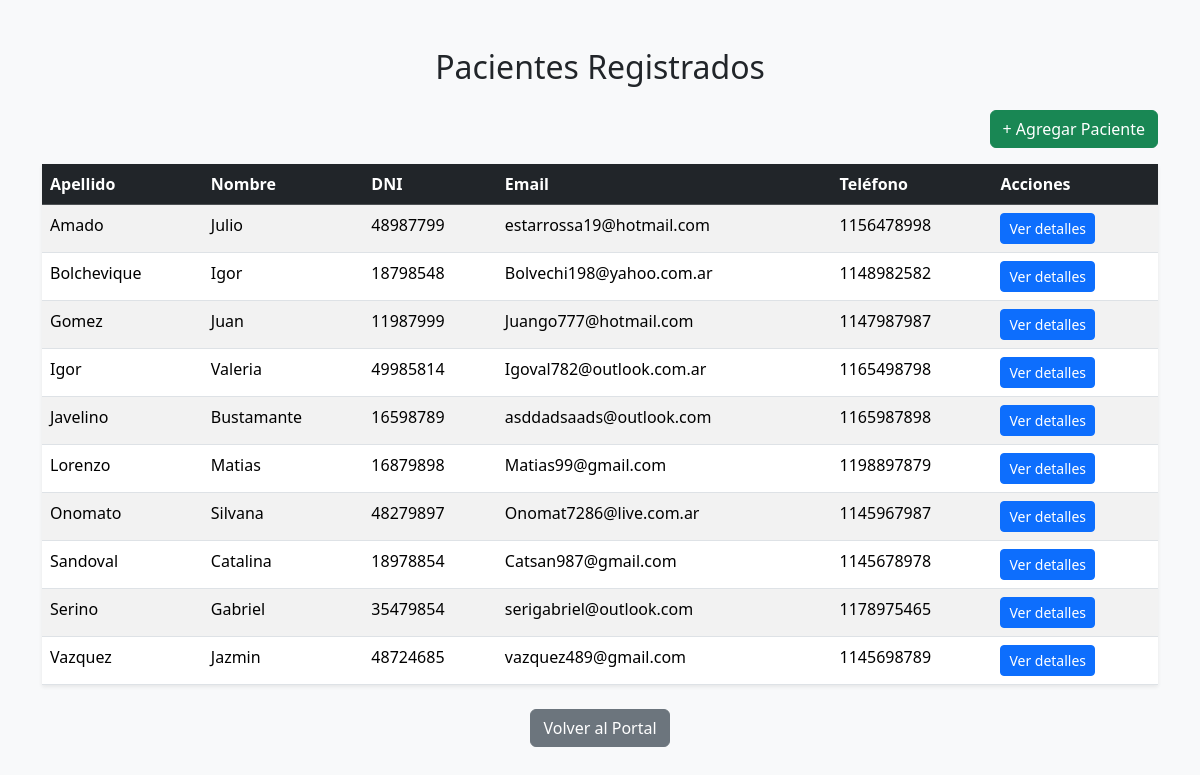
/pacientes/lista_pacientes/ (signed in), run on an earlier commit of the app's database.
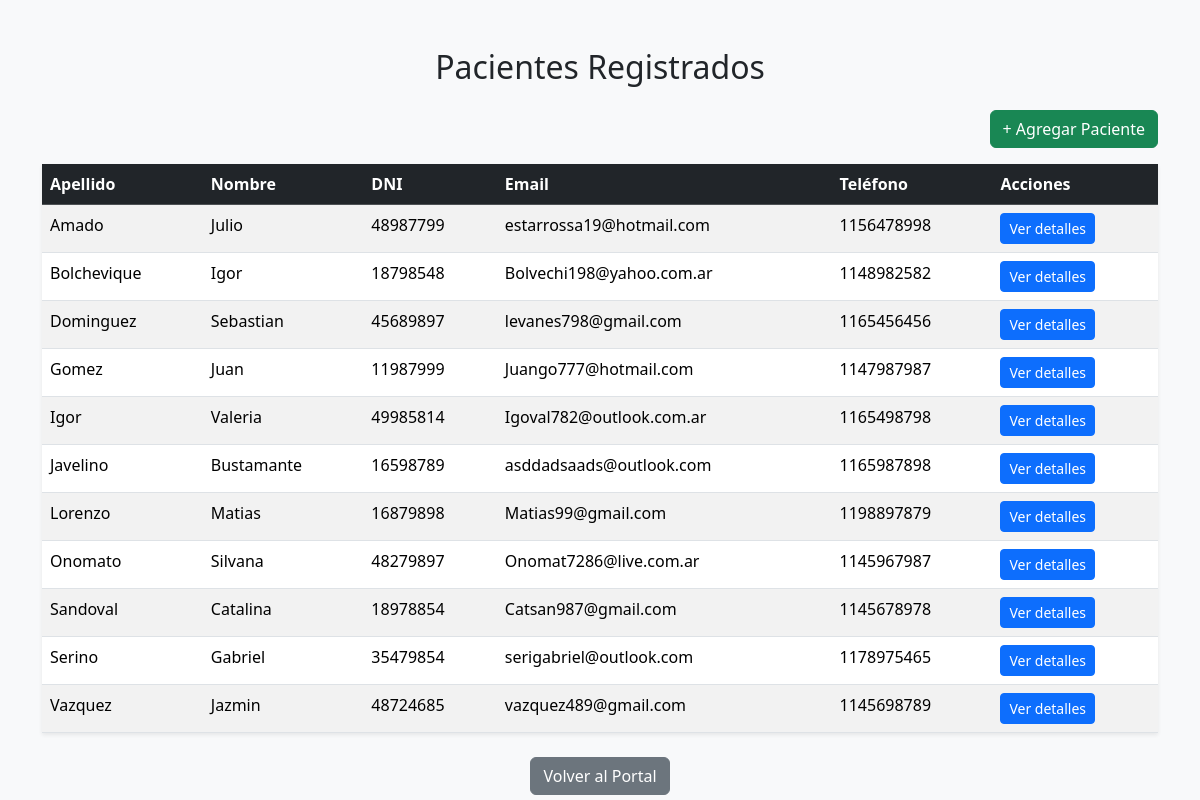
And on a later commit of the database.
### pacientes/models.py (models this page shows, shortened)
class Paciente(models.Model):
    perfil_usuario = models.ForeignKey(
        'usuarios.PerfilUsuario',
        on_delete=models.CASCADE,
        related_name="pacientes_asociados"
    )
    nombre = models.CharField(max_length=100)
    apellido = models.CharField(max_length=100)
    dni = models.CharField(max_length=20)
    email = models.EmailField()
    telefono = models.CharField(max_length=30)
    fecha_nacimiento = models.DateField(null=True, blank=True)
    obra_social = models.CharField(max_length=100, null=True, blank=True)

### pacientes/views.py (the view)
# urls.py: path("lista_pacientes/", views.lista_pacientes, name="lista_pacientes"),
@login_required
def lista_pacientes(request):
    pacientes = Paciente.objects.all().order_by("apellido", "nombre")
    return render(request, "pacientes/lista_pacientes.html", {
        "pacientes": pacientes
    })

### pacientes/context_processors.py (called while the page is built)
def paciente_context(request):
    paciente = None
    paciente_id = None
    try:
        perfil = request.user.perfil
        if perfil and hasattr(perfil, "pacientes"):
            paciente_id = request.session.get("paciente_id")
            if paciente_id:
                paciente = perfil.pacientes.filter(id=paciente_id).first()
    except:
        pass
    return {
        "paciente": paciente,
        "paciente_id": paciente_id,
    }

### pacientes/templates/pacientes/lista_pacientes.html (shortened to what this page needs)
{% load static %}
<!DOCTYPE html>
<html>
<head>
    <link href="https://cdn.jsdelivr.net/npm/bootstrap@5.3.3/dist/css/bootstrap.min.css" rel="stylesheet">
</head>
<body class="bg-light">
<div class="container mt-5">
    <h2 class="text-center mb-4">Pacientes Registrados</h2>
    <div class="text-end mb-3">
        <a href="{% url 'pacientes:crear_paciente' %}" class="btn btn-success">
            + Agregar Paciente
        </a>
    </div>
    {% if pacientes %}
        <table class="table table-striped table-hover shadow-sm">
            <thead class="table-dark">
                <tr>
                    <th>Apellido</th>
                    <th>Nombre</th>
                    <th>DNI</th>
                    <th>Email</th>
                    <th>Teléfono</th>
                    <th>Acciones</th>
                </tr>
            </thead>
            <tbody>
                {% for paciente in pacientes %}
                <tr>
                    <td>{{ paciente.apellido }}</td>
                    <td>{{ paciente.nombre }}</td>
                    <td>{{ paciente.dni }}</td>
                    <td>{{ paciente.email }}</td>
                    <td>{{ paciente.telefono }}</td>
                    <td>
                        <a href="{% url 'pacientes:paciente_detalle' paciente.id %}" class="btn btn-sm btn-primary">
                            Ver detalles
                        </a>
                    </td>
                </tr>
                {% endfor %}
            </tbody>
        </table>
    {% else %}
        <div class="alert alert-info text-center">
            No hay pacientes registrados.
        </div>
    {% endif %}
    <div class="text-center mt-4">
        <a href="{% url 'usuarios:perfil' %}" class="btn btn-secondary">
            Volver al Portal
        </a>
    </div>
</div>
</body>
</html>

What changed in the data, as far as the page shows it:
added Paciente: apellido "Dominguez", nombre "Sebastian", dni "45689897", email "levanes798@gmail.com", telefono "1165456456"
